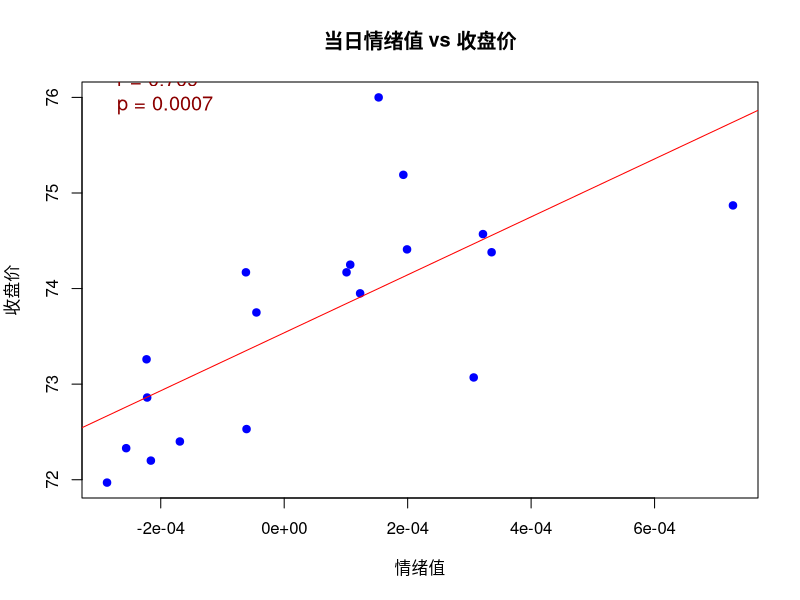
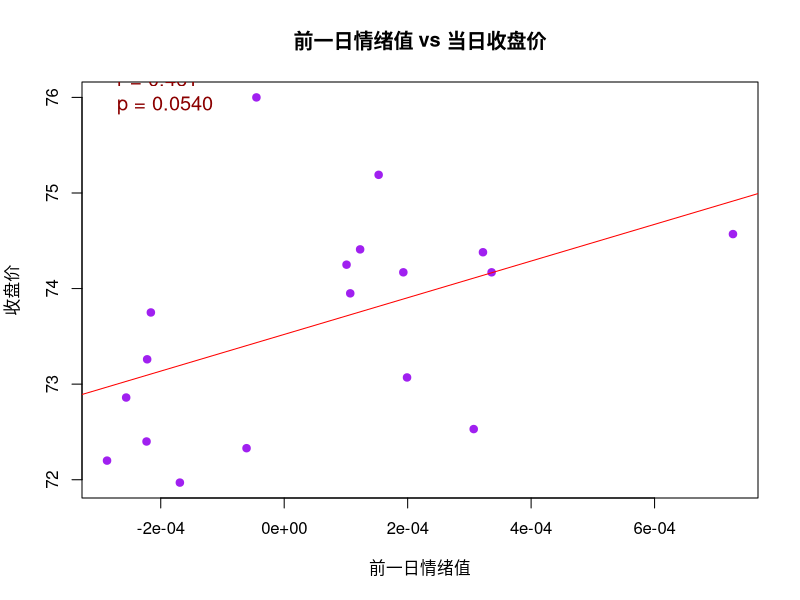
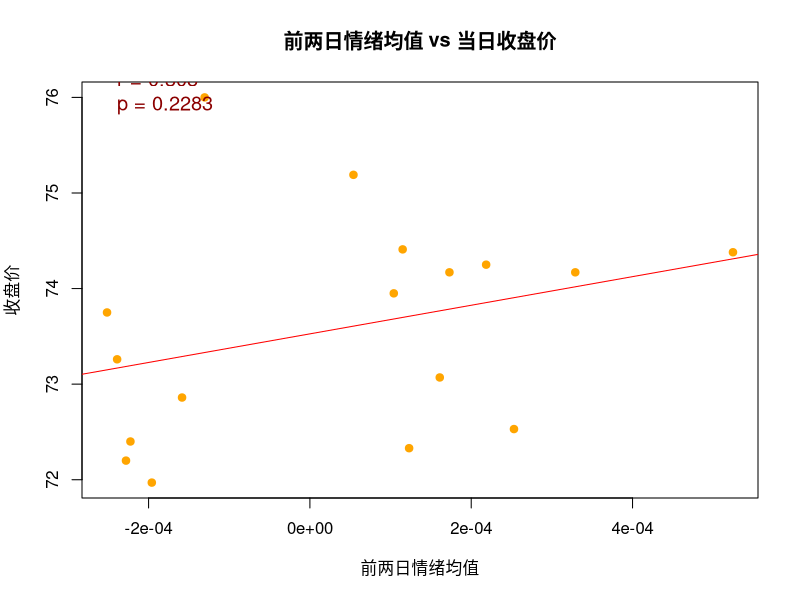
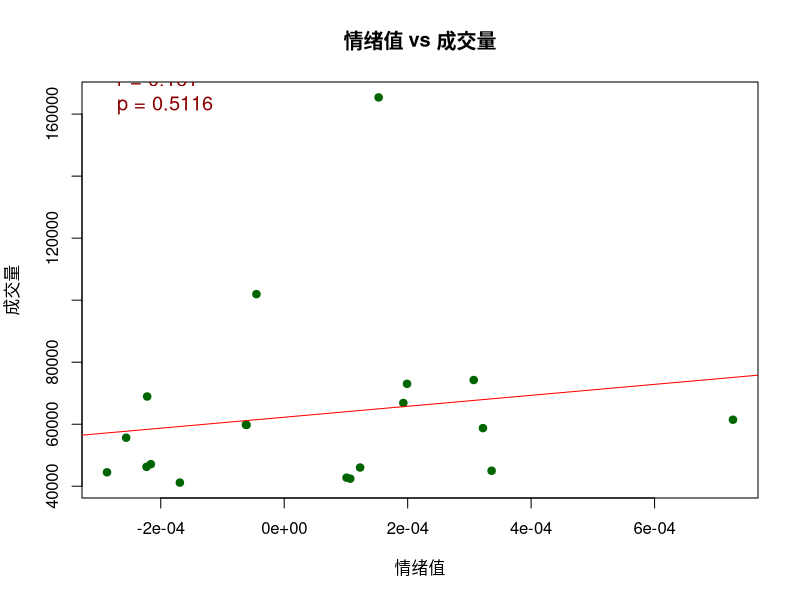

Recreate these plots in R, in order.
library(dplyr)

# 读取股票数据
stock_data <- read.csv("stock_600600.csv", stringsAsFactors = FALSE)
# 读取情绪数据
sentiment_data <- read.csv("daily_sentiment.csv", stringsAsFactors = FALSE)

# 预处理股票数据
stock_processed <- stock_data %>%
  select(date, close = names(.)[3], volume = names(.)[6]) %>%
  mutate(
    date = as.Date(date),
    close = as.numeric(close),
    volume = as.numeric(volume)
  )

# 预处理情绪数据
sentiment_processed <- sentiment_data %>%
  rename(mood = names(.)[2]) %>%
  mutate(
    date = as.Date(date),
    mood = as.numeric(mood)
  ) %>%
  group_by(date) %>%
  summarise(mood_mean = mean(mood, na.rm = TRUE))

# 合并两个数据集并按日期排序
merged_data <- inner_join(stock_processed, sentiment_processed, by = "date") %>%
  arrange(date)  # 确保按日期排序

# 创建滞后变量
merged_data <- merged_data %>%
  mutate(
    lag1_mood = lag(mood_mean, 1),  # 前一日情绪值
    lag2_avg_mood = (lag(mood_mean, 1) + lag(mood_mean, 2)) / 2  # 前两日情绪平均值
  )

# 进行相关性分析
cor_close <- cor.test(merged_data$mood_mean, merged_data$close, method = "pearson", use = "complete.obs")
cor_volume <- cor.test(merged_data$mood_mean, merged_data$volume, method = "pearson", use = "complete.obs")

# 新增滞后变量相关性分析
cor_lag1_close <- cor.test(merged_data$lag1_mood, merged_data$close, method = "pearson", use = "complete.obs")
cor_lag2_avg_close <- cor.test(merged_data$lag2_avg_mood, merged_data$close, method = "pearson", use = "complete.obs")

# 打印结果
cat("当日情绪值与收盘价的相关性分析结果:\n")
print(cor_close)
cat("\n前一日情绪值与当日收盘价的相关性分析结果:\n")
print(cor_lag1_close)
cat("\n前两日情绪平均值与当日收盘价的相关性分析结果:\n")
print(cor_lag2_avg_close)
cat("\n情绪值与成交量的相关性分析结果:\n")
print(cor_volume)

# 保存情绪值 vs 收盘价图形
png("sentiment_vs_close.png", width = 1000, height = 1000, res = 100)
plot(merged_data$mood_mean, merged_data$close,
     main = "当日情绪值 vs 收盘价",
     xlab = "情绪值", ylab = "收盘价",
     pch = 19, col = "blue")
abline(lm(close ~ mood_mean, data = merged_data), col = "red")
# 添加相关系数和p值标注
cor_text <- sprintf("r = %.3f\np = %.4f", cor_close$estimate, cor_close$p.value)
text(x = min(merged_data$mood_mean, na.rm = TRUE), 
     y = max(merged_data$close, na.rm = TRUE), 
     labels = cor_text,
     pos = 4, col = "darkred", cex = 1.2)
dev.off()

# 保存前一日情绪值 vs 收盘价图形
png("lag1_sentiment_vs_close.png", width = 1000, height = 1000, res = 100)
plot(merged_data$lag1_mood, merged_data$close,
     main = "前一日情绪值 vs 当日收盘价",
     xlab = "前一日情绪值", ylab = "收盘价",
     pch = 19, col = "purple")
abline(lm(close ~ lag1_mood, data = merged_data), col = "red")
# 添加相关系数和p值标注
cor_text <- sprintf("r = %.3f\np = %.4f", cor_lag1_close$estimate, cor_lag1_close$p.value)
text(x = min(merged_data$lag1_mood, na.rm = TRUE), 
     y = max(merged_data$close, na.rm = TRUE), 
     labels = cor_text,
     pos = 4, col = "darkred", cex = 1.2)
dev.off()

# 保存前两日情绪均值 vs 收盘价图形
png("lag2_avg_sentiment_vs_close.png", width = 1000, height = 1000, res = 100)
plot(merged_data$lag2_avg_mood, merged_data$close,
     main = "前两日情绪均值 vs 当日收盘价",
     xlab = "前两日情绪均值", ylab = "收盘价",
     pch = 19, col = "orange")
abline(lm(close ~ lag2_avg_mood, data = merged_data), col = "red")
# 添加相关系数和p值标注
cor_text <- sprintf("r = %.3f\np = %.4f", cor_lag2_avg_close$estimate, cor_lag2_avg_close$p.value)
text(x = min(merged_data$lag2_avg_mood, na.rm = TRUE), 
     y = max(merged_data$close, na.rm = TRUE), 
     labels = cor_text,
     pos = 4, col = "darkred", cex = 1.2)
dev.off()

# 保存情绪值 vs 成交量图形
png("sentiment_vs_volume.png", width = 1000, height = 1000, res = 100)
plot(merged_data$mood_mean, merged_data$volume,
     main = "情绪值 vs 成交量",
     xlab = "情绪值", ylab = "成交量",
     pch = 19, col = "darkgreen")
abline(lm(volume ~ mood_mean, data = merged_data), col = "red")
# 添加相关系数和p值标注
cor_text <- sprintf("r = %.3f\np = %.4f", cor_volume$estimate, cor_volume$p.value)
text(x = min(merged_data$mood_mean, na.rm = TRUE), 
     y = max(merged_data$volume, na.rm = TRUE), 
     labels = cor_text,
     pos = 4, col = "darkred", cex = 1.2)
dev.off()

# 提示信息
cat("\n图形已保存到工作目录：\n")
cat("当日情绪值 vs 收盘价: sentiment_vs_close.png\n")
cat("前一日情绪值 vs 收盘价: lag1_sentiment_vs_close.png\n")
cat("前两日情绪均值 vs 收盘价: lag2_avg_sentiment_vs_close.png\n")
cat("情绪值 vs 成交量: sentiment_vs_volume.png\n")